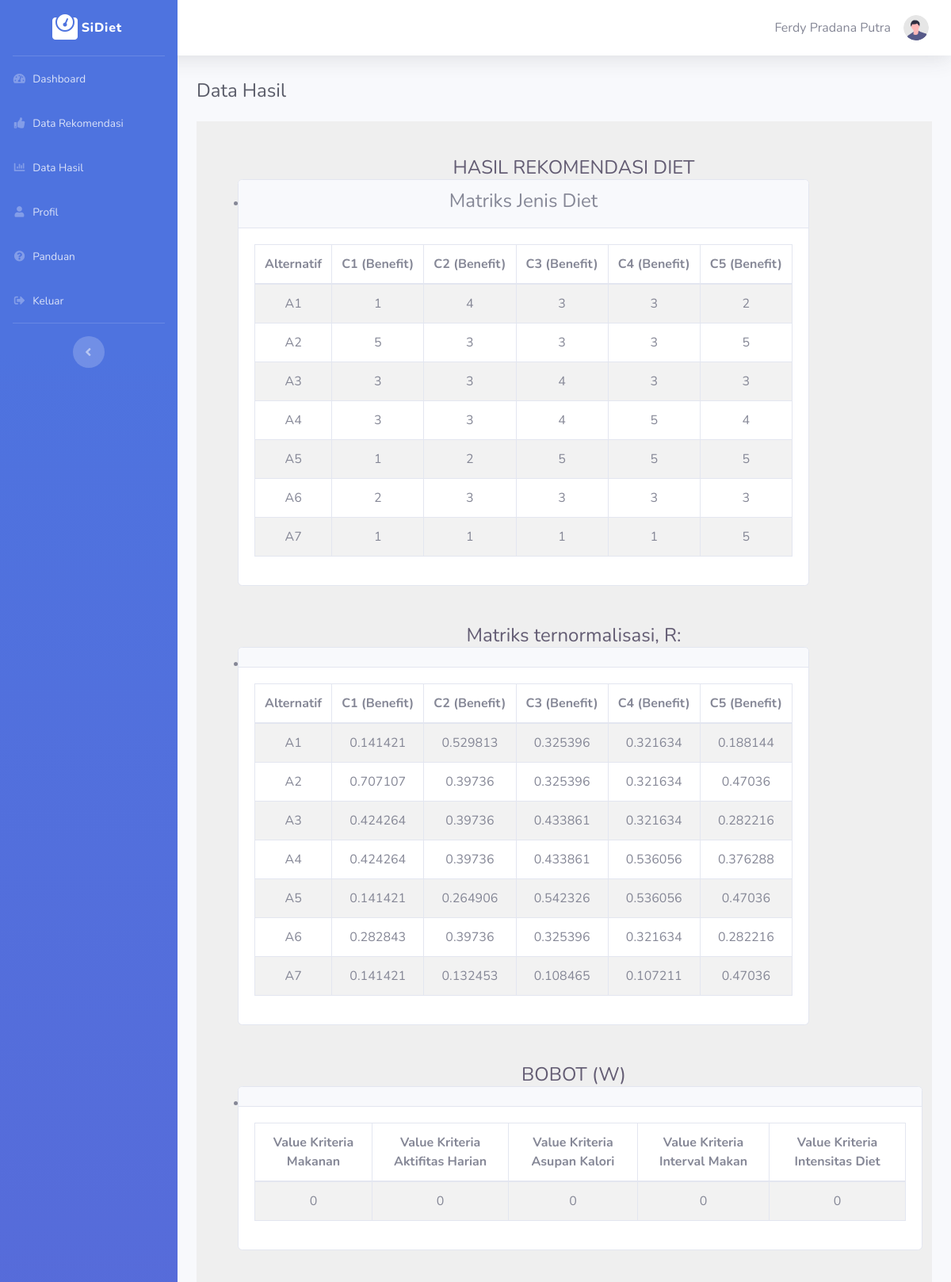
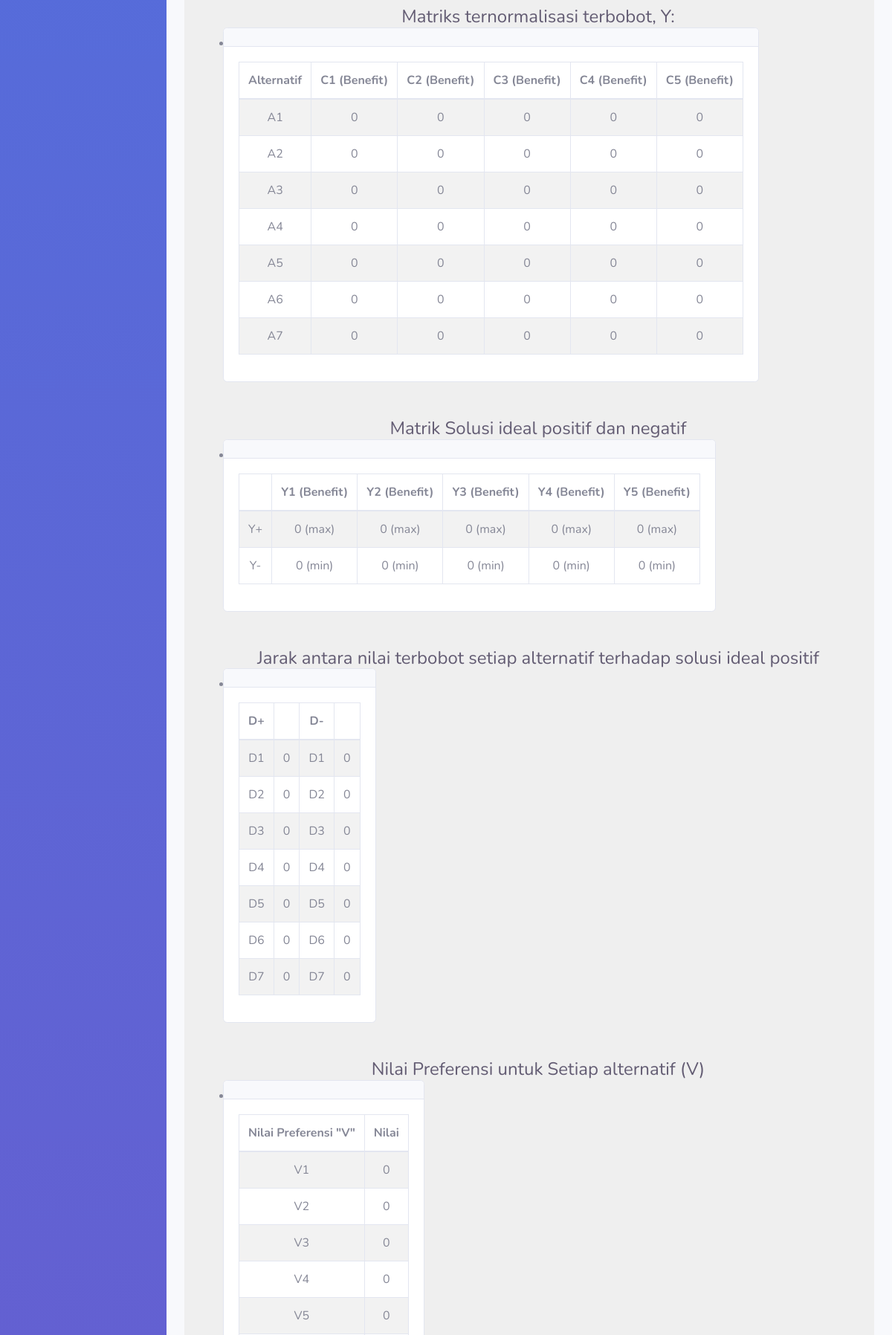
The page /data-hasil.php (signed in, upper part) on the database its author committed (2 pictures, top to bottom).
### tables this page shows
CREATE TABLE `data_diet` (
  `id_diet` int(4) NOT NULL,
  `nama_diet` varchar(256) NOT NULL,
  `makanan` varchar(64) NOT NULL,
  `olahraga` varchar(64) NOT NULL,
  `goldar` varchar(64) NOT NULL,
  `waktum` varchar(64) NOT NULL,
  `resiko` varchar(64) NOT NULL,
  `makanan_angka` varchar(64) NOT NULL,
  `olahraga_angka` varchar(64) NOT NULL,
  `goldar_angka` varchar(64) NOT NULL,
  `waktum_angka` varchar(64) NOT NULL,
  `resiko_angka` varchar(64) NOT NULL,
  `tanggal_rekomen` date DEFAULT NULL,
  `hasil_rekomen` varchar(64) NOT NULL,
  `id_pengguna` int(11) NOT NULL
);

### templates/table-hasil.php (the view, shortened to what this page needs)
<?php
$W1 = isset($_POST['i_makanan']) ? $_POST['i_makanan'] : 0;
$W2 = isset($_POST['i_olahraga']) ? $_POST['i_olahraga'] : 0;
$W3 = isset($_POST['i_goldar']) ? $_POST['i_goldar'] : 0;
$W4 = isset($_POST['i_waktum']) ? $_POST['i_waktum'] : 0;
$W5 = isset($_POST['i_resiko']) ? $_POST['i_resiko'] : 0;
function pembagiNM($matrik){
	for($i=0;$i<5;$i++){
		$pangkatdua[$i] = 0;
		for($j=0;$j<sizeof($matrik);$j++){
			$pangkatdua[$i] = $pangkatdua[$i] + pow($matrik[$j][$i],2);}
		$pembagi[$i] = sqrt($pangkatdua[$i]);
	}
	return $pembagi;
}
function Transpose($squareArray) {
    $rotatedArray = array();
    $r = 0;
    foreach($squareArray as $row) {
        $c = 0;
        if (is_array($row)) {
            foreach($row as $cell) {
                $rotatedArray[$c][$r] = $cell;
                ++$c;
            }
        }
        else $rotatedArray[$c][$r] = $row;
        ++$r;
    }
    return $rotatedArray;
}
function JarakIplus($aplus,$bob){
	for ($i=0;$i<sizeof($bob);$i++) {
		$dplus[$i] = 0;
		for($j=0;$j<sizeof($aplus);$j++){
			$dplus[$i] = $dplus[$i] + pow(($aplus[$j] - $bob[$i][$j]),2);
		}
		$dplus[$i] = round(sqrt($dplus[$i]),4);
	}
	return $dplus;
}
?>
<!DOCTYPE html>
<html>
<body>
	<div style="background-color: #efefef">
		<div class="container">
			<div class="section-card" style="padding: 20px 0px">
				<center>
					<h4 class="header" style="margin-left: 24px; margin-bottom: 0px; margin-top: 24px; color: #635c73;">HASIL REKOMENDASI DIET</h4>
				<ul>
					<li>
						<div class="row">
							<div class="card mb-4">
							<div class="card-header">
								<h4 class="text-center">Matriks Jenis Diet</h4>
							</div>
							<div class="card-body">
								<table id="table_id" class="table table-striped table-bordered">
									<thead>
											<tr>
												<th><center>Alternatif</center></th>
												<th><center>C1 (Benefit)</center></th>
												<th><center>C2 (Benefit)</center></th>
												<th><center>C3 (Benefit)</center></th>
												<th><center>C4 (Benefit)</center></th>
												<th><center>C5 (Benefit)</center></th>
											</tr>
										</thead>
										<tbody>
											<?php
											$query=mysqli_query($koneksi,"SELECT * FROM data_diet");
											$no=1;
											while ($data_diet=mysqli_fetch_array($query)) {
												$Matrik[$no-1]=array($data_diet['makanan_angka'],$data_diet['olahraga_angka'],$data_diet['goldar_angka'],$data_diet['waktum_angka'],$data_diet['resiko_angka'] );
												?>
												<tr>
													<td><center><?php echo "A",$no ?></center></td>
													<td><center><?php echo $data_diet['makanan_angka'] ?></center></td>
													<td><center><?php echo $data_diet['olahraga_angka'] ?></center></td>
													<td><center><?php echo $data_diet['goldar_angka'] ?></center></td>
													<td><center><?php echo $data_diet['waktum_angka'] ?></center></td>
													<td><center><?php echo $data_diet['resiko_angka'] ?></center></td>
												</tr>
												<?php
												$no++;
											}
											?>
										</tbody>
									</table>
						</li>
					</ul>
				<center>
					<h4 class="header" style="margin-left: 24px; margin-bottom: 0px; margin-top: 24px; color: #635c73;">Matriks ternormalisasi, R:</h4>
				</center>
				<ul>
					<li>
						<div class="row">
							<div class="card mb-4">
							<div class="card-header">
							</div>
							<div class="card-body">
								<table id="table_id" class="table table-striped table-bordered">
									<thead>
											<tr>
												<th><center>Alternatif</center></th>
												<th><center>C1 (Benefit)</center></th>
												<th><center>C2 (Benefit)</center></th>
												<th><center>C3 (Benefit)</center></th>
												<th><center>C4 (Benefit)</center></th>
												<th><center>C5 (Benefit)</center></th>
											</tr>
										</thead>
										<tbody>
											<?php
											$query = mysqli_query($koneksi, "SELECT * FROM data_diet");
											$no = 1;
											$pembagiNM = pembagiNM($Matrik);
											while ($data_diet = mysqli_fetch_array($query)) {
												$MatrikNormalisasi[$no-1] = array(
													$data_diet['makanan_angka'] / $pembagiNM[0],
													$data_diet['olahraga_angka'] / $pembagiNM[1],
													$data_diet['goldar_angka'] / $pembagiNM[2],
													$data_diet['waktum_angka'] / $pembagiNM[3],
													$data_diet['resiko_angka'] / $pembagiNM[4]
												);
												?>
												<tr>
													<td><center><?php echo "A", $no ?></center></td>
													<td><center><?php echo round($data_diet['makanan_angka'] / $pembagiNM[0], 6) ?></center></td>
													<td><center><?php echo round($data_diet['olahraga_angka'] / $pembagiNM[1], 6) ?></center></td>
													<td><center><?php echo round($data_diet['goldar_angka'] / $pembagiNM[2], 6) ?></center></td>
													<td><center><?php echo round($data_diet['waktum_angka'] / $pembagiNM[3], 6) ?></center></td>
													<td><center><?php echo round($data_diet['resiko_angka'] / $pembagiNM[4], 6) ?></center></td>
												</tr>
												<?php
												$no++;
											}
											?>
										</tbody>
									</table>
						</li>
					</ul>
					<center>
						<h4 class="header" style="margin-left: 24px; margin-bottom: 0px; margin-top: 24px; color: #635c73;">BOBOT (W)</h4>
					</center>
					<ul>
						<li>
							<div class="row">
								<div class="card mb-4">
							<div class="card-header">
							</div>
							<div class="card-body">
								<table id="table_id" class="table table-striped table-bordered">
									<thead>
												<tr>
													<th><center>Value Kriteria Makanan</center></th>
													<th><center>Value Kriteria Aktifitas Harian</center></th>
													<th><center>Value Kriteria Asupan Kalori</center></th>
													<th><center>Value Kriteria Interval Makan</center></th>
													<th><center>Value Kriteria Intensitas Diet</center></th>
												</tr>
											</thead>
											<tbody>
												<tr>
													<td><center><?php echo($W1);?></center></td>
													<td><center><?php echo($W2);?></center></td>
													<td><center><?php echo($W3);?></center></td>
													<td><center><?php echo($W4);?></center></td>
													<td><center><?php echo($W5);?></center></td>
												</tr>
											</tbody>
										</table>
									</div>
								</div>
							</div>
						</li>
					</ul>
					<center>
						<h4 class="header" style="margin-left: 24px; margin-bottom: 0px; margin-top: 24px; color: #635c73;">Matriks ternormalisasi terbobot, Y:</h4>
					</center>
					<ul>
						<li>
							<div class="row">
								<div class="card mb-4">
							<div class="card-header">
							</div>
							<div class="card-body">
								<table id="table_id" class="table table-striped table-bordered">
									<thead>
												<tr>
													<th><center>Alternatif</center></th>
													<th><center>C1 (Benefit)</center></th>
													<th><center>C2 (Benefit)</center></th>
													<th><center>C3 (Benefit)</center></th>
													<th><center>C4 (Benefit)</center></th>
													<th><center>C5 (Benefit)</center></th>
												</tr>
											</thead>
											<tbody>
												<?php
												$query=mysqli_query($koneksi,"SELECT * FROM data_diet");
												$no=1;
												while ($data_diet=mysqli_fetch_array($query)) {
													$NormalisasiBobot[$no-1]=array(
														$MatrikNormalisasi[$no-1][0]*$W1,
														$MatrikNormalisasi[$no-1][1]*$W2,
														$MatrikNormalisasi[$no-1][2]*$W3,
														$MatrikNormalisasi[$no-1][3]*$W4,
														$MatrikNormalisasi[$no-1][4]*$W5 );
														?>
														<tr>
															<td><center><?php echo "A",$no ?></center></td>
															<td><center><?php echo round($MatrikNormalisasi[$no-1][0]*$W1,6) ?></center></td>
															<td><center><?php echo round($MatrikNormalisasi[$no-1][1]*$W2,6) ?></center></td>
															<td><center><?php echo round($MatrikNormalisasi[$no-1][2]*$W3,6) ?></center></td>
															<td><center><?php echo round($MatrikNormalisasi[$no-1][3]*$W4,6) ?></center></td>
															<td><center><?php echo round($MatrikNormalisasi[$no-1][4]*$W5,6) ?></center></td>
														</tr>
														<?php
														$no++;
													}
													?>
												</tbody>
											</table>
										</div>
									</div>
								</div>
							</li>
						</ul>
						<center>
							<h4 class="header" style="margin-left: 24px; margin-bottom: 0px; margin-top: 24px; color: #635c73;">Matrik Solusi ideal positif dan negatif
							</h4>
						</center>
						<ul>
							<li>
								<div class="row">
									<div class="card mb-4">
							<div class="card-header">
							</div>
							<div class="card-body">
								<table id="table_id" class="table table-striped table-bordered">
									<thead>
													<tr>
														<th><center></center></th>
														<th><center>Y1 (Benefit)</center></th>
														<th><center>Y2 (Benefit)</center></th>
														<th><center>Y3 (Benefit)</center></th>
														<th><center>Y4 (Benefit)</center></th>
														<th><center>Y5 (Benefit)</center></th>
													</tr>
												</thead>
												<tbody>
													<?php
													$NormalisasiBobotTrans = Transpose($NormalisasiBobot);
													?>
													<tr>
														<?php
														$idealpositif=array(max($NormalisasiBobotTrans[0]),max($NormalisasiBobotTrans[1]),max($NormalisasiBobotTrans[2]),max($NormalisasiBobotTrans[3]),max($NormalisasiBobotTrans[4]));
														?>
														<td><center><?php echo "Y+" ?> </center></td>
														<td><center><?php echo(round(max($NormalisasiBobotTrans[0]),6));?>&nbsp(max)</center></td>
														<td><center><?php echo(round(max($NormalisasiBobotTrans[1]),6));?>&nbsp(max)</center></td>
														<td><center><?php echo(round(max($NormalisasiBobotTrans[2]),6));?>&nbsp(max)</center></td>
														<td><center><?php echo(round(max($NormalisasiBobotTrans[3]),6));?>&nbsp(max)</center></td>
														<td><center><?php echo(round(max($NormalisasiBobotTrans[4]),6));?>&nbsp(max)</center></td>
													</tr>
													<tr>
														<?php
														$idealnegatif=array(min($NormalisasiBobotTrans[0]),min($NormalisasiBobotTrans[1]),min($NormalisasiBobotTrans[2]),min($NormalisasiBobotTrans[3]),min($NormalisasiBobotTrans[4]));
														?>
														<td><center><?php echo "Y-" ?> </center></td>
														<td><center><?php echo(round(min($NormalisasiBobotTrans[0]),6));?>&nbsp(min)</center></td>
														<td><center><?php echo(round(min($NormalisasiBobotTrans[1]),6));?>&nbsp(min)</center></td>
														<td><center><?php echo(round(min($NormalisasiBobotTrans[2]),6));?>&nbsp(min)</center></td>
														<td><center><?php echo(round(min($NormalisasiBobotTrans[3]),6));?>&nbsp(min)</center></td>
														<td><center><?php echo(round(min($NormalisasiBobotTrans[4]),6));?>&nbsp(min)</center></td>
													</tr>
												</tbody>
											</table>
										</div>
									</div>
								</div>
							</li>
						</ul>
						<center>
							<h4 class="header" style="margin-left: 24px; margin-bottom: 0px; margin-top: 24px; color: #635c73;">Jarak antara nilai terbobot setiap alternatif terhadap solusi ideal positif
							</h4>
						</center>
						<ul>
							<li>
								<div class="row">
									<div class="card mb-4">
							<div class="card-header">
							</div>
							<div class="card-body">
								<table id="table_id" class="table table-striped table-bordered">
									<thead>
													<tr>
														<th><center>D+</center></th>
														<th><center></center></th>
														<th><center>D-</center></th>
														<th><center></center></th>
													</tr>
												</thead>
												<tbody>
													<?php
													$query=mysqli_query($koneksi,"SELECT * FROM data_diet");
													$no=1;
													$Dplus=JarakIplus($idealpositif,$NormalisasiBobot);
													$Dmin=JarakIplus($idealnegatif,$NormalisasiBobot);
													while ($data_diet=mysqli_fetch_array($query)) {
														?>
														<tr>
															<td><center><?php echo "D",$no ?></center></td>
															<td><center><?php echo round($Dplus[$no-1],6) ?></center></td>
															<td><center><?php echo "D",$no ?></center></td>
															<td><center><?php echo round($Dmin[$no-1],6) ?></center></td>
														</tr>
														<?php
														$no++;
													}
													?>
												</tbody>
											</table>
										</div>
									</div>
								</div>
							</li>
						</ul>
						<center>
							<h4 class="header" style="margin-left: 24px; margin-bottom: 0px; margin-top: 24px; color: #635c73;">Nilai Preferensi untuk Setiap alternatif (V)
							</h4>
						</center>
						<ul>
							<li>
								<div class="row">
									<div class="card mb-4">
							<div class="card-header">
							</div>
							<div class="card-body">
								<table id="table_id" class="table table-striped table-bordered">
									<thead>
													<tr>
														<th><center>Nilai Preferensi "V"</center></th>
														<th><center>Nilai</center></th>
													</tr>
												</thead>
												<tbody>
													<?php
														$query=mysqli_query($koneksi,"SELECT * FROM data_diet");
														$no = 1;
														$nilaiV = array();
														while ($data_diet = mysqli_fetch_array($query)) {
															$DminValue = $Dmin[$no-1];
															$DplusValue = $Dplus[$no-1];
															if ($DminValue + $DplusValue != 0) {
																$nilaiVValue = $DminValue / ($DminValue + $DplusValue);
															} else {
																$nilaiVValue = 0;
															}
															array_push($nilaiV, $nilaiVValue);
															?>
															<tr>
																<td><center><?php echo "V",$no ?></center></td>
																<td><center><?php echo $nilaiVValue; ?></center></td>
															</tr>
															<?php
															$no++;
														}
														?>
												</tbody>
											</table>
										</div>
									</div>
								</div>
							</li>
						</ul>
				</div>
			</div>
		</div>
	</body>
	</html>

### rows shown on the page
data_diet: makanan_angka "1", olahraga_angka "4", goldar_angka "3", waktum_angka "3", resiko_angka "2", $data_diet['makanan_angka']/$pembagiNM[0] "0.141421", $data_diet['olahraga_angka']/$pembagiNM[1] "0.529813", $data_diet['goldar_angka']/$pembagiNM[2] "0.325396", $data_diet['waktum_angka']/$pembagiNM[3] "0.321634", $data_diet['resiko_angka']/$pembagiNM[4] "0.188144", W1 "0", W2 "0", W3 "0", W4 "0", W5 "0", no "0", nilaiVValue "0"
data_diet: makanan_angka "5", olahraga_angka "3", goldar_angka "3", waktum_angka "3", resiko_angka "5", $data_diet['makanan_angka']/$pembagiNM[0] "0.707107", $data_diet['olahraga_angka']/$pembagiNM[1] "0.39736", $data_diet['goldar_angka']/$pembagiNM[2] "0.325396", $data_diet['waktum_angka']/$pembagiNM[3] "0.321634", $data_diet['resiko_angka']/$pembagiNM[4] "0.47036", W1 "0", W2 "0", W3 "0", W4 "0", W5 "0", no "0", nilaiVValue "0"
data_diet: makanan_angka "3", olahraga_angka "3", goldar_angka "4", waktum_angka "3", resiko_angka "3", $data_diet['makanan_angka']/$pembagiNM[0] "0.424264", $data_diet['olahraga_angka']/$pembagiNM[1] "0.39736", $data_diet['goldar_angka']/$pembagiNM[2] "0.433861", $data_diet['waktum_angka']/$pembagiNM[3] "0.321634", $data_diet['resiko_angka']/$pembagiNM[4] "0.282216", W1 "0", W2 "0", W3 "0", W4 "0", W5 "0", no "0", nilaiVValue "0"
data_diet: makanan_angka "3", olahraga_angka "3", goldar_angka "4", waktum_angka "5", resiko_angka "4", $data_diet['makanan_angka']/$pembagiNM[0] "0.424264", $data_diet['olahraga_angka']/$pembagiNM[1] "0.39736", $data_diet['goldar_angka']/$pembagiNM[2] "0.433861", $data_diet['waktum_angka']/$pembagiNM[3] "0.536056", $data_diet['resiko_angka']/$pembagiNM[4] "0.376288", W1 "0", W2 "0", W3 "0", W4 "0", W5 "0", no "0", nilaiVValue "0"
data_diet: makanan_angka "1", olahraga_angka "2", goldar_angka "5", waktum_angka "5", resiko_angka "5", $data_diet['makanan_angka']/$pembagiNM[0] "0.141421", $data_diet['olahraga_angka']/$pembagiNM[1] "0.264906", $data_diet['goldar_angka']/$pembagiNM[2] "0.542326", $data_diet['waktum_angka']/$pembagiNM[3] "0.536056", $data_diet['resiko_angka']/$pembagiNM[4] "0.47036", W1 "0", W2 "0", W3 "0", W4 "0", W5 "0", no "0", nilaiVValue "0"
data_diet: makanan_angka "2", olahraga_angka "3", goldar_angka "3", waktum_angka "3", resiko_angka "3", $data_diet['makanan_angka']/$pembagiNM[0] "0.282843", $data_diet['olahraga_angka']/$pembagiNM[1] "0.39736", $data_diet['goldar_angka']/$pembagiNM[2] "0.325396", $data_diet['waktum_angka']/$pembagiNM[3] "0.321634", $data_diet['resiko_angka']/$pembagiNM[4] "0.282216", W1 "0", W2 "0", W3 "0", W4 "0", W5 "0", no "0"
data_diet: makanan_angka "1", olahraga_angka "1", goldar_angka "1", waktum_angka "1", resiko_angka "5", $data_diet['makanan_angka']/$pembagiNM[0] "0.141421", $data_diet['olahraga_angka']/$pembagiNM[1] "0.132453", $data_diet['goldar_angka']/$pembagiNM[2] "0.108465", $data_diet['waktum_angka']/$pembagiNM[3] "0.107211", $data_diet['resiko_angka']/$pembagiNM[4] "0.47036", W1 "0", W2 "0", W3 "0", W4 "0", W5 "0", no "0"

### other values the page prints
$page['name'] "Dashboard"
$page['name'] "Data Rekomendasi"
$page['name'] "Data Hasil"
$page['name'] "Profil"
$page['name'] "Panduan"
$page['name'] "Keluar"
getNamaPengguna($koneksi) "Ferdy Pradana Putra"
$pageTitle "Data Hasil"
$W1 "0"
$W2 "0"
$W3 "0"
$W4 "0"
$W5 "0"
max($NormalisasiBobotTrans[0]) "0"
max($NormalisasiBobotTrans[1]) "0"
